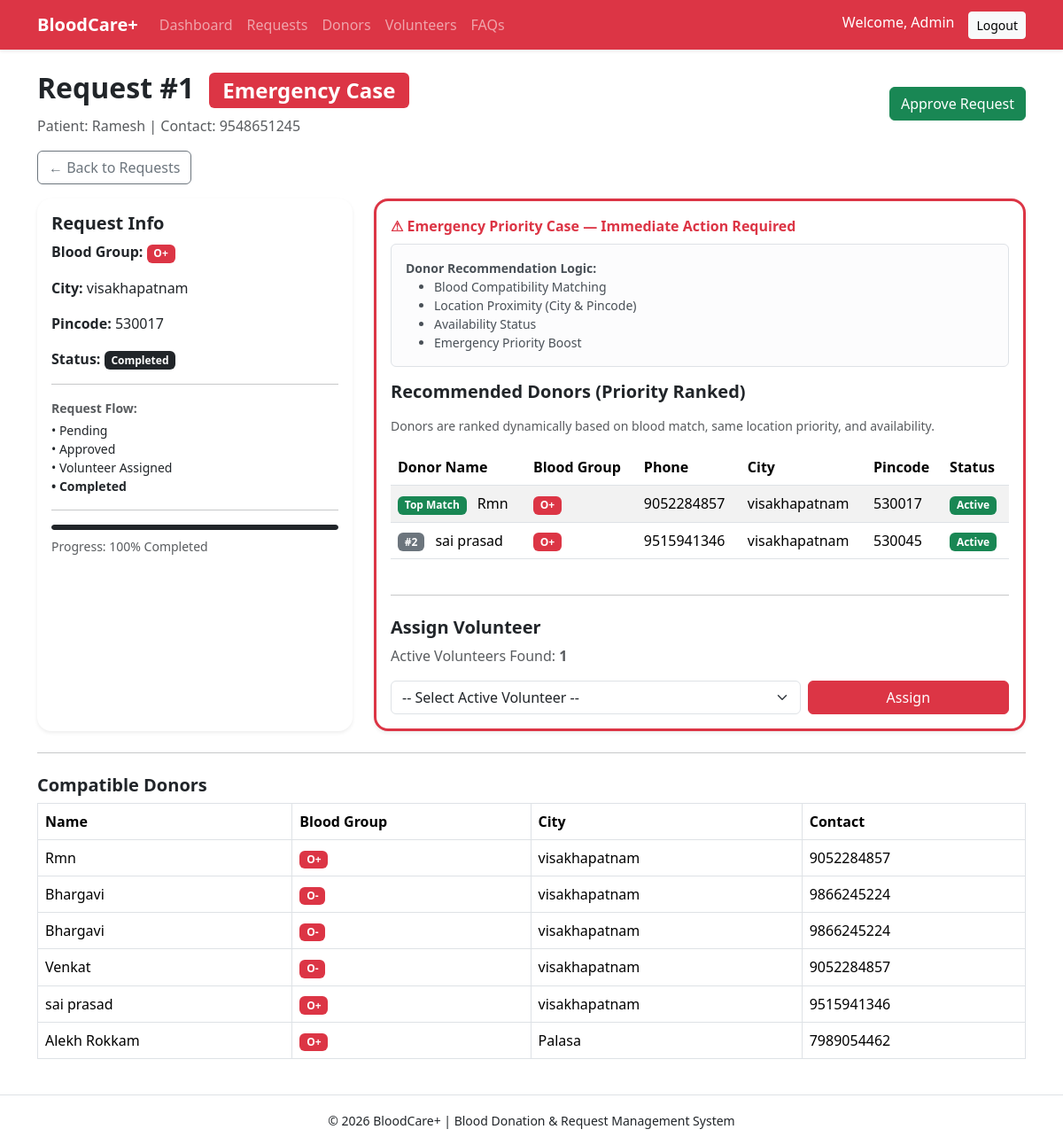
Page /admin/request/1 (signed in) on the committed database.
### app/models.py (models this page shows, shortened)
class User(UserMixin, db.Model):
    __tablename__ = "users"
    id = db.Column(db.Integer, primary_key=True)
    name = db.Column(db.String(120), nullable=False)
    email = db.Column(db.String(120), unique=True, nullable=False)
    password_hash = db.Column(db.String(255), nullable=False)
    role = db.Column(db.String(30), nullable=False, default="donor")
    failed_attempts = db.Column(db.Integer, default=0)
    lock_until = db.Column(db.DateTime, nullable=True)
    created_at = db.Column(db.DateTime, default=datetime.utcnow)

class BloodRequest(db.Model):
    __tablename__ = "blood_requests"
    request_id = db.Column(db.Integer, primary_key=True)
    requester_user_id = db.Column(db.Integer, db.ForeignKey("users.id"), nullable=False)
    patient_name = db.Column(db.String(120), nullable=False)
    contact_number = db.Column(db.String(20), nullable=False)
    blood_group_needed = db.Column(db.String(10), nullable=False)
    city = db.Column(db.String(100), nullable=False)
    pincode = db.Column(db.String(10), nullable=False)
    status = db.Column(db.String(20), default="Pending")
    is_emergency = db.Column(db.Boolean, default=False)
    requested_at = db.Column(db.DateTime, default=datetime.utcnow)
    requester = db.relationship(
        "User",
        backref=db.backref("requests", lazy=True)
    )

class Donor(db.Model):
    __tablename__ = "donors"
    donor_id = db.Column(db.Integer, primary_key=True)
    user_id = db.Column(db.Integer, db.ForeignKey("users.id"), nullable=False)
    blood_group = db.Column(db.String(10), nullable=False)
    phone = db.Column(db.String(20), nullable=False)
    city = db.Column(db.String(100), nullable=False)
    pincode = db.Column(db.String(10), nullable=False)
    availability = db.Column(db.Boolean, default=True)
    last_donated_date = db.Column(db.DateTime, nullable=True)
    user = db.relationship(
        "User",
        backref=db.backref("donor_profile", uselist=False)
    )

### app/admin/routes.py (the view)
@admin_bp.route("/request/<int:request_id>")
@login_required
@role_required("admin")
def request_details(request_id):
    req = BloodRequest.query.get_or_404(request_id)
    compatible_groups = get_compatible_blood_groups(req.blood_group_needed)
    compatible_donors = Donor.query.filter(
        Donor.blood_group.in_(compatible_groups)
    ).all()
    matched_donors = Donor.query.filter_by(
        blood_group=req.blood_group_needed,
        city=req.city,
        availability=True
    ).all()
    volunteers = Volunteer.query.filter_by(status="Active").all()
    return render_template(
        "admin/request_details.html",
        request=req,
        matched_donors=matched_donors,
        volunteers=volunteers,
        compatible_donors=compatible_donors
    )

### app/utils.py (called while the page is built)
def get_compatible_blood_groups(blood_group):
    compatibility = {
        "A+": ["A+", "A-", "O+", "O-"],
        "A-": ["A-", "O-"],
        "B+": ["B+", "B-", "O+", "O-"],
        "B-": ["B-", "O-"],
        "AB+": ["A+", "A-", "B+", "B-", "AB+", "AB-", "O+", "O-"],
        "AB-": ["A-", "B-", "AB-", "O-"],
        "O+": ["O+", "O-"],
        "O-": ["O-"],
    }
    return compatibility.get(blood_group, [])

def role_required(role):
    def decorator(f):
        @wraps(f)
        def decorated_function(*args, **kwargs):
            if not current_user.is_authenticated:
                abort(401)
            if current_user.role != role:
                abort(403)
            return f(*args, **kwargs)
        return decorated_function
    return decorator

### app/templates/admin/request_details.html (shortened to what this page needs)
{% extends "base.html" %}
{% block content %}
<div class="d-flex justify-content-between align-items-center mb-3">
  <div>
    <h2 class="fw-bold">
      Request #{{ request.request_id }}
      {% if request.is_emergency %}
        <span class="badge bg-danger ms-2">Emergency Case</span>
      {% endif %}
    </h2>
    <p class="text-muted mb-0">
      Patient: {{ request.patient_name }} | Contact: {{ request.contact_number }}
    </p>
  </div>
  <div>
    {% if request.status != "Approved" %}
      <a href="{{ url_for('admin.approve', request_id=request.request_id) }}"
         class="btn btn-success">
        Approve Request
      </a>
    {% else %}
      <span class="badge bg-success p-2">Approved</span>
    {% endif %}
  </div>
</div>
<div class="mb-3">
  <a href="{{ url_for('admin.requests') }}"
     class="btn btn-outline-secondary">
    ← Back to Requests
  </a>
</div>
<div class="row g-4 mb-4">
  <div class="col-md-4">
    <div class="card shadow-sm border-0 rounded-4 h-100">
      <div class="card-body">
        <h5 class="fw-bold">Request Info</h5>
        <p><b>Blood Group:</b>
          <span class="badge bg-danger">
            {{ request.blood_group_needed }}
          </span>
        </p>
        <p><b>City:</b> {{ request.city }}</p>
        <p><b>Pincode:</b> {{ request.pincode }}</p>
        <p><b>Status:</b>
          <span class="badge bg-dark">{{ request.status }}</span>
        </p>
        <hr>
        <p class="small text-muted mb-1"><strong>Request Flow:</strong></p>
        <ul class="small mb-0 list-unstyled">
          <li class="{% if request.status == 'Pending' %}fw-bold text-primary{% endif %}">
            • Pending
          </li>
          <li class="{% if request.status == 'Approved' %}fw-bold text-success{% endif %}">
            • Approved
          </li>
          <li class="{% if request.status == 'Waiting' %}fw-bold text-warning{% endif %}">
            • Volunteer Assigned
          </li>
          <li class="{% if request.status == 'Completed' %}fw-bold text-dark{% endif %}">
            • Completed
          </li>
        </ul>
        <hr>
        {% set progress = 25 %}
        {% if request.status == 'Approved' %}
            {% set progress = 50 %}
        {% elif request.status == 'Waiting' %}
            {% set progress = 75 %}
        {% elif request.status == 'Completed' %}
            {% set progress = 100 %}
        {% endif %}
        <div class="progress mt-2" style="height: 6px; border-radius: 10px;">
          <div
            class="progress-bar
              {% if request.status == 'Pending' %}bg-primary
              {% elif request.status == 'Approved' %}bg-success
              {% elif request.status == 'Waiting' %}bg-warning
              {% elif request.status == 'Completed' %}bg-dark
              {% endif %}"
            role="progressbar"
            style="width: {{ progress }}%; border-radius: 10px;">
          </div>
        </div>
        <p class="small text-muted mt-2">
          Progress: {{ progress }}% Completed
        </p>
      </div>
    </div>
  </div>
  <div class="col-md-8">
    <div class="card shadow-sm rounded-4 h-100
      {% if request.is_emergency %}border border-danger border-3{% else %}border-0{% endif %}">
      <div class="card-body">
        {% if request.is_emergency %}
        <div class="text-danger fw-bold mb-2">
          ⚠ Emergency Priority Case — Immediate Action Required
        </div>
        {% endif %}
        <div class="alert alert-light border small mb-3">
          <strong>Donor Recommendation Logic:</strong>
          <ul class="mb-0">
            <li>Blood Compatibility Matching</li>
            <li>Location Proximity (City & Pincode)</li>
            <li>Availability Status</li>
            <li>Emergency Priority Boost</li>
          </ul>
        </div>
        <h5 class="fw-bold mb-3">
          Recommended Donors (Priority Ranked)
        </h5>
        <p class="text-muted small">
          Donors are ranked dynamically based on blood match,
          same location priority, and availability.
        </p>
        {% if matched_donors %}
          <div class="table-responsive">
            <table class="table table-striped align-middle">
              <thead>
                <tr>
                  <th>Donor Name</th>
                  <th>Blood Group</th>
                  <th>Phone</th>
                  <th>City</th>
                  <th>Pincode</th>
                  <th>Status</th>
                </tr>
              </thead>
              <tbody>
                {% for d in matched_donors %}
                <tr>
                  <td>
                    {% if loop.index == 1 %}
                      <span class="badge bg-success me-2">Top Match</span>
                    {% else %}
                      <span class="badge bg-secondary me-2">#{{ loop.index }}</span>
                    {% endif %}
                    {{ d.user.name }}
                  </td>
                  <td><span class="badge bg-danger">{{ d.blood_group }}</span></td>
                  <td>{{ d.phone }}</td>
                  <td>{{ d.city }}</td>
                  <td>{{ d.pincode }}</td>
                  <td>
                    {% if d.availability %}
                      <span class="badge bg-success">Active</span>
                    {% else %}
                      <span class="badge bg-secondary">Inactive</span>
                    {% endif %}
                  </td>
                </tr>
                {% endfor %}
              </tbody>
            </table>
          </div>
        {% else %}
          <div class="alert alert-warning">
            No high-priority donors found in same location.
          </div>
        {% endif %}
        <hr class="my-4">
        <h5 class="fw-bold">Assign Volunteer</h5>
        <p class="text-muted">
          Active Volunteers Found: <b>{{ volunteers|length }}</b>
        </p>
        {% if volunteers %}
          <form method="POST"
                action="{{ url_for('admin.assign', request_id=request.request_id) }}">
            <div class="row g-2">
              <div class="col-md-8">
                <select name="volunteer_id" class="form-select" required>
                  <option value="">-- Select Active Volunteer --</option>
                </select>
              </div>
              <div class="col-md-4">
                <button class="btn btn-danger w-100">
                  Assign
                </button>
              </div>
            </div>
          </form>
        {% else %}
          <div class="alert alert-danger mt-2">
            No Active Volunteers Found.
          </div>
        {% endif %}
      </div>
    </div>
  </div>
</div>
<hr class="my-4">
<h5 class="fw-bold">Compatible Donors</h5>
{% if compatible_donors %}
  <div class="table-responsive">
    <table class="table table-bordered">
      <thead>
        <tr>
          <th>Name</th>
          <th>Blood Group</th>
          <th>City</th>
          <th>Contact</th>
        </tr>
      </thead>
      <tbody>
        {% for donor in compatible_donors %}
        <tr>
          <td>{{ donor.user.name }}</td>
          <td><span class="badge bg-danger">{{ donor.blood_group }}</span></td>
          <td>{{ donor.city }}</td>
          <td>{{ donor.phone }}</td>
        </tr>
        {% endfor %}
      </tbody>
    </table>
  </div>
{% else %}
  <div class="alert alert-warning">
    No compatible donors available.
  </div>
{% endif %}
{% endblock %}

### app/templates/base.html (shortened to what this page needs)
<!DOCTYPE html>
<html lang="en">
<head>
  <link href="https://cdn.jsdelivr.net/npm/bootstrap@5.3.3/dist/css/bootstrap.min.css" rel="stylesheet">
  <link rel="stylesheet" href="{{ url_for('static', filename='css/style.css') }}">
</head>
<body>
<nav class="navbar navbar-expand-lg navbar-dark bg-danger shadow-sm">
  <div class="container">
    <a class="navbar-brand fw-bold" href="{{ url_for('main.home') }}">
      BloodCare+
    </a>
    <div class="collapse navbar-collapse" id="navMenu">
      <ul class="navbar-nav me-auto">
        {% if current_user.is_authenticated %}
          {% if current_user.role == "admin" %}
            <li class="nav-item">
              <a class="nav-link" href="{{ url_for('admin.dashboard') }}">
                Dashboard
              </a>
            </li>
            <li class="nav-item">
              <a class="nav-link" href="{{ url_for('admin.requests') }}">
                Requests
              </a>
            </li>
            <li class="nav-item">
              <a class="nav-link" href="{{ url_for('admin.donors') }}">
                Donors
              </a>
            </li>
            <li class="nav-item">
              <a class="nav-link" href="{{ url_for('admin.volunteers') }}">
                Volunteers
              </a>
            </li>
          {% endif %}
        {% endif %}
        <li class="nav-item">
          <a class="nav-link" href="{{ url_for ('main.faq') }}">
            FAQs
          </a>
        </li>
      </ul>
      <ul class="navbar-nav">
        {% if current_user.is_authenticated %}
          <li class="nav-item">
            <span class="navbar-text me-3 text-white">
              Welcome, {{ current_user.name }}
            </span>
          </li>
          <li class="nav-item">
            <form action="{{ url_for('auth.logout') }}" method="POST" style="display:inline;">
                <button type="submit" class="btn btn-light btn-sm">
                    Logout
                </button>
            </form>
          </li>
        {% endif %}
      </ul>
    </div>
  </div>
</nav>
<main class="container my-4">
  {% block content %}{% endblock %}
</main>
<footer class="text-center py-3 mt-4 border-top">
  <small>© 2026 BloodCare+ | Blood Donation & Request Management System</small>
</footer>
</body>
</html>

### app/static/css/style.css (style rules this page uses)
body { font-family: "Segoe UI", sans-serif; }

### app/templates/base.html (style rules this page uses)
.card { transition: all 0.2s ease-in-out; }

### rows in the picture
User: name "Admin"
BloodRequest: request_id "1", patient_name "Ramesh", contact_number "9548651245", blood_group_needed "O+", city "visakhapatnam", pincode "530017", status "Completed"
Donor: shows "Top Match", user.name "Rmn", blood_group "O+", phone "9052284857", city "visakhapatnam", pincode "530017", availability "Active"
Donor: user.name "sai prasad", blood_group "O+", phone "9515941346", city "visakhapatnam", pincode "530045", availability "Active"
Donor: user.name "Bhargavi", blood_group "O-", city "visakhapatnam", phone "9866245224"
Donor: user.name "Bhargavi", blood_group "O-", city "visakhapatnam", phone "9866245224"
Donor: user.name "Venkat", blood_group "O-", city "visakhapatnam", phone "9052284857"
Donor: user.name "Alekh Rokkam", blood_group "O+", city "Palasa", phone "7989054462"

### other values in the picture
{{ progress }} "100"
{{ volunteers|length }} "1"
